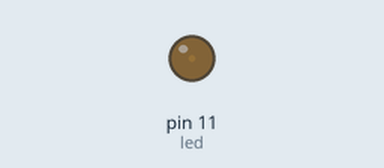
This sketch was run on a simulated Arduino Uno, built with avr-gcc and run on an emulated ATmega328P. On the bench: output pins drawn as LEDs (lit = HIGH).

Above: at 0.05 s.
At 1.15 s:
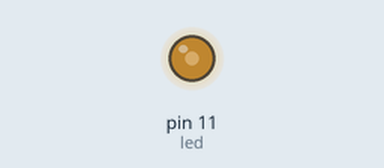
At 2.3 s:
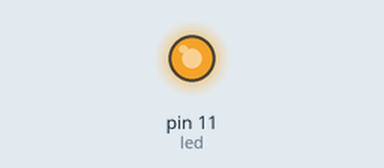
At 4.6 s:
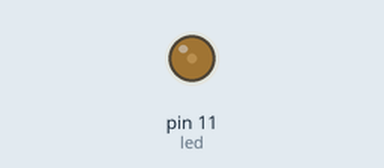
Timing chart, 0 to 6.7 s (numbered marks = the images above):
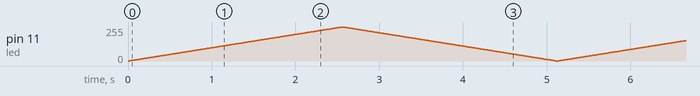

The sketch:

cv8.ino
```cpp
int led = 11;

void setup() {
  // put your setup code here, to run once:
  pinMode(led, OUTPUT);
}

void loop() {
  // put your main code here, to run repeatedly:
  int i = 0;
  while (i < 256){
    analogWrite(led, i);
    delay(10);
    i++;
  }

  // put your main code here, to run repeatedly:
  int j = 255;
  while (j >= 0){
    analogWrite(led, j);
    delay(10);
    j--;
  }
}
```
